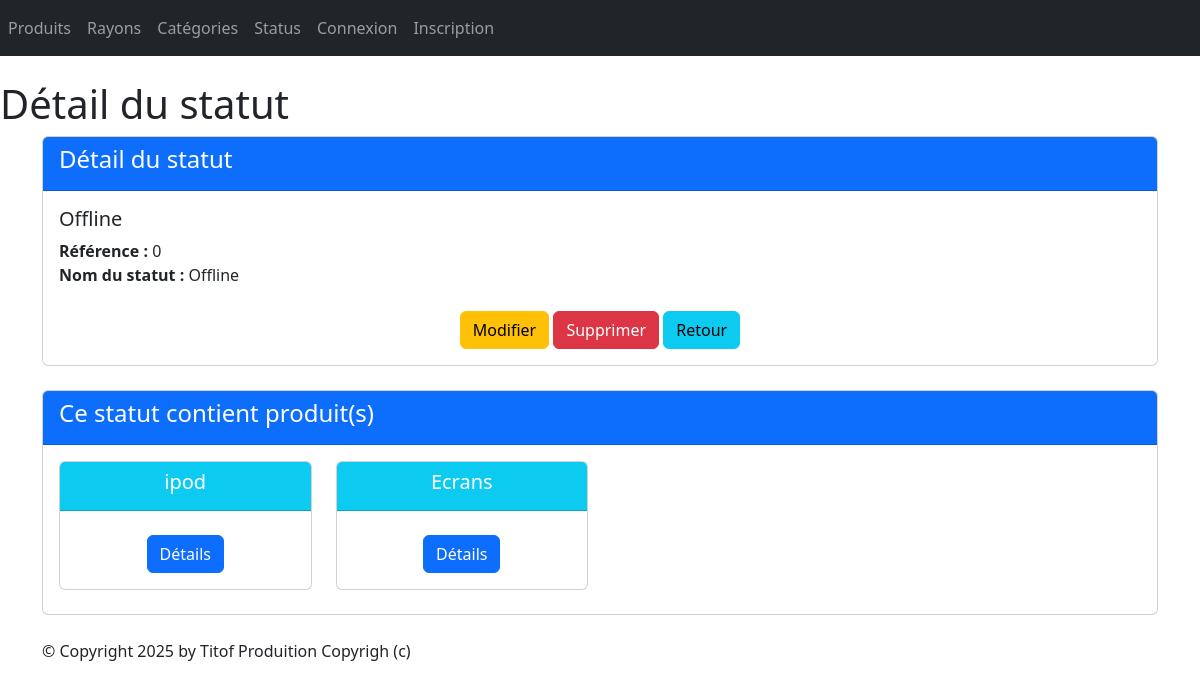
Screenshot of /monApp/statut/0/ with the database file from the repository.
### monApp/models.py (models this page shows, shortened)
class Statut(models.Model):
    idStatut = models.AutoField(primary_key=True)
    libelleStatut = models.CharField(max_length=100)

class Produit(models.Model):
    refProd = models.AutoField(primary_key=True)
    intituleProd = models.CharField(max_length=200)
    prixUnitaireProd = models.DecimalField(max_digits=10, decimal_places=2)
    dateFabProd =models.DateField(default=date.today)
    categorie = models.ForeignKey(Categorie, on_delete=models.CASCADE, related_name="produits",null=True, blank=True)
    status = models.ForeignKey(Statut, on_delete=models.CASCADE, related_name="Statut",null=True, blank=True)

### monApp/views.py (the view)
# urls.py: path("statut/<pk>/" ,views.StatusDetailView.as_view(), name="dtl_stat"),
class StatusDetailView(DetailView):
    model = Statut
    template_name = "monApp/detail_statut.html"
    context_object_name = "stat"
    def get_queryset(self):
        return Statut.objects.annotate(nb_produits=Count('Statut'))
    def get_context_data(self, **kwargs):
        context = super(StatusDetailView, self).get_context_data(**kwargs)
        context['titremenu'] = "Détail du statut"
        context['prdts'] = self.object.Statut.all()
        return context

### monApp/templates/monApp/detail_statut.html
{% extends 'monApp/base.html' %}
{% block menu %}
<h1>{{titremenu}}</h1>
{% endblock %}
{% block contenu %}
<div class="card mb-4">
    <div class="card-header bg-primary text-white">
        <h4>Détail du statut</h4>
    </div>
    <div class="card-body">
        <h5 class="card-title">{{ stat.libelleStatut }}</h5>
        <ul class="list-unstyled">
            <li><strong>Référence :</strong> {{ stat.idStatut }}</li>
            <li><strong>Nom du statut :</strong> {{ stat.libelleStatut }}</li>
        </ul>
        <div class="car-footer text-center">
            <a href="{% url 'stat-chng' stat.idStatut %}" class="btn btn-warning mt-2">Modifier</a>
            <a href="{% url 'dtl_stat' stat.idStatut %}" class="btn btn-danger mt-2">Supprimer</a>
            <a href="{% url 'lst_stats'%}" class="btn btn-info mt-2">Retour</a>
        </div>
    </div>
</div>
<div class="card mb-4">
    <div class="card-header bg-primary text-white">
        <h4>Ce statut contient <strong>{{ cat.nb_produits }}</strong> produit(s)</h4>
    </div>
    <div class="card-body">
        <div class="row">
            {% if prdts %}
            {% for prdt in prdts %}
            <div class="col-sm-3">
                <div class="card mb-2 text-center">
                    <div class="card-header bg-info text-white">
                        <h5 class="card-title">{{ prdt.intituleProd }}</h5>
                    </div>
                    <div class="card-body">
                        <a href="{% url 'dtl_prdt' prdt.refProd %}" class="btn btn-primary mt-2">Détails</a>
                    </div>
                </div>
            </div>
            {% endfor %}
            {% else %}
            <p class="text-muted">Aucun produit trouvé pour ce statut.</p>
            {% endif %}
        </div>
    </div>
</div>
{% endblock %}

### static/styles.css (style rules this page uses)
h1 { color: red }

### rows the page displays
Statut: libelleStatut "Offline", idStatut "0"
Produit: intituleProd "ipod"
Produit: intituleProd "Ecrans"

### other values shown
{{ titremenu }} "Détail du statut"
